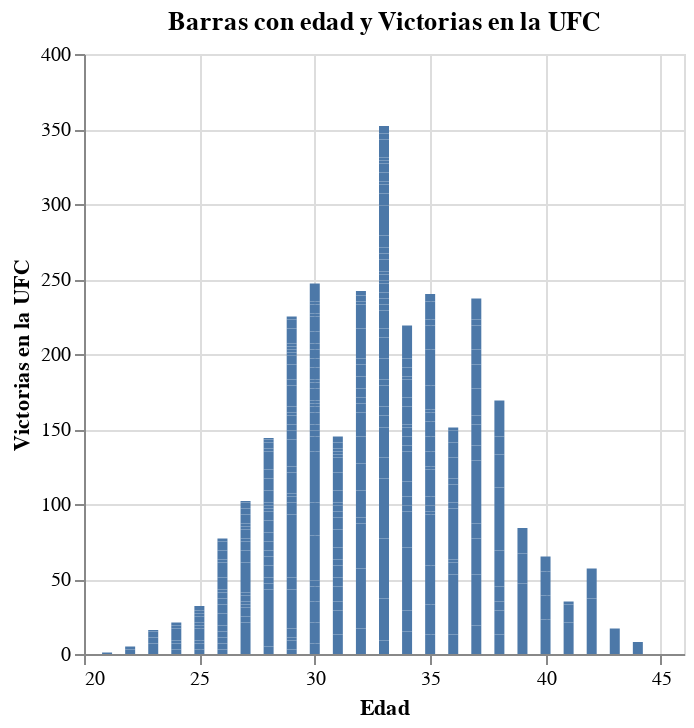

Here is the notebook cell this chart was saved with:
### Markdown cell above
Los peleadores tienden a tener iguales o mas derrotas profesionales en MMA que dentro de la UFC.

### Code cell
alt.Chart(metacritic).mark_bar().encode(alt.X("age", title="Edad"), alt.Y('ufc_wins', title="Victorias en la UFC")).properties(title="Barras con edad y Victorias en la UFC")

### Figure 1 — Vega-Lite specification as saved in the notebook (floating-point values rounded to 4 significant figures; data arrays with more than 128 entries replaced by an {"elided": "..."} marker saying what was removed)
{"config": {"view": {"continuousWidth": 300, "continuousHeight": 300}}, "data": {"name": "data-61cddbca45326504fdcec5daf4f8b8d9"}, "mark": {"type": "bar"}, "encoding": {"x": {"field": "age", "title": "Edad", "type": "quantitative"}, "y": {"field": "ufc_wins", "title": "Victorias en la UFC", "type": "quantitative"}}, "title": "Barras con edad y Victorias en la UFC", "$schema": "https://vega.github.io/schema/vega-lite/v5.8.0.json", "datasets": {"data-61cddbca45326504fdcec5daf4f8b8d9": {"elided": "617 records"}}}
